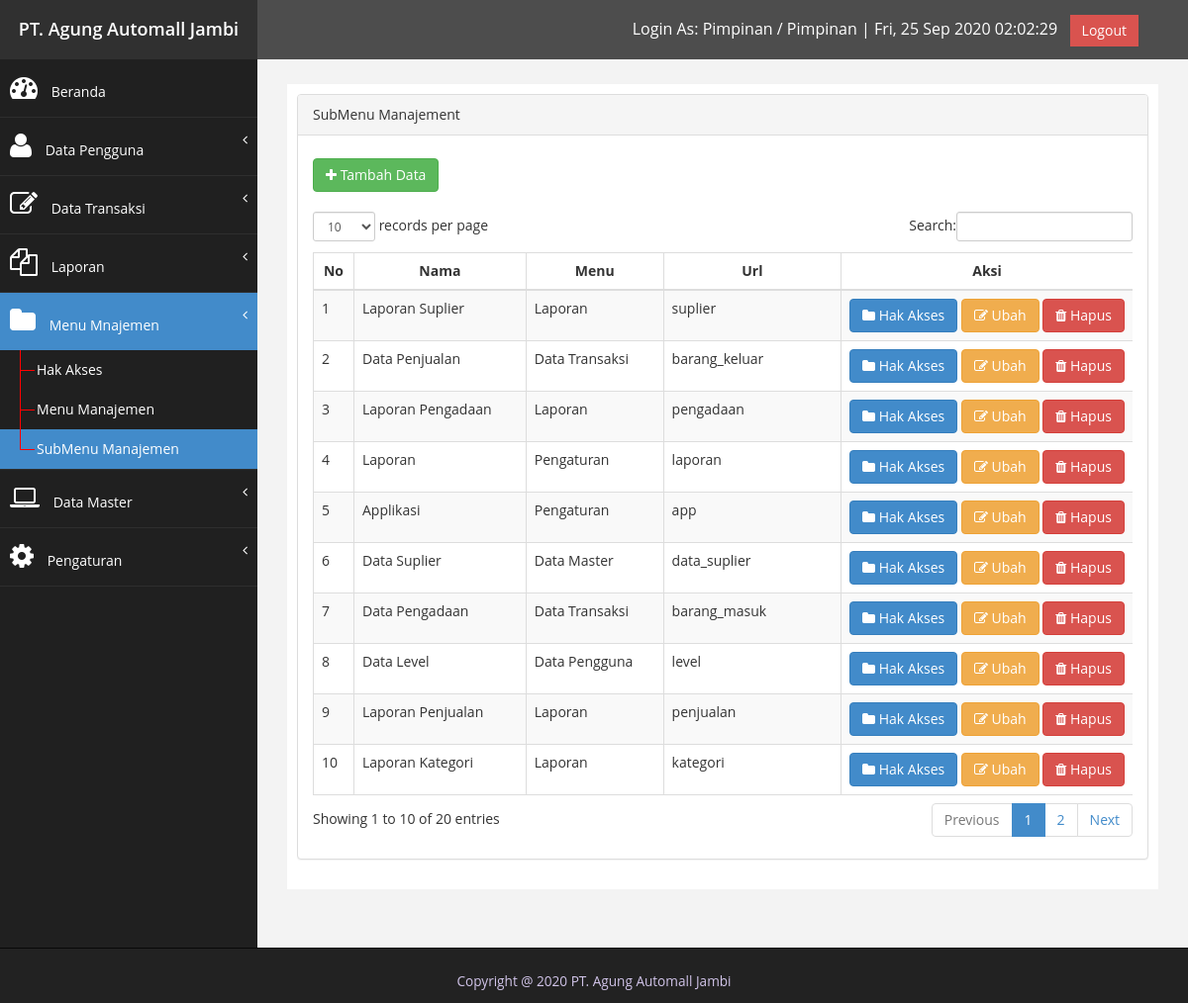
The app's page /index.php?page=menumanagement&submenu=submenumanagement (signed in) with its own data.
### tables this page shows
CREATE TABLE `tb_pengaturan` (
  `id_pengaturan` int(11) NOT NULL,
  `pengaturan_title` varchar(50) NOT NULL,
  `pengaturan_nilai` text NOT NULL,
  `pengaturan_deskripsi` text NOT NULL
);

CREATE TABLE `tb_user_menu_access` (
  `id` int(11) NOT NULL,
  `menu_id` int(11) NOT NULL,
  `id_user_level` int(11) NOT NULL
);

CREATE TABLE `tb_user_menu` (
  `user_menu_id` int(11) NOT NULL,
  `menu_title` varchar(128) NOT NULL,
  `icon` varchar(255) NOT NULL,
  `menu_url` varchar(50) NOT NULL
);

CREATE TABLE `tb_user_sub_menu_access` (
  `id` int(11) NOT NULL,
  `sub_menu_id` int(11) NOT NULL,
  `id_user_level` int(11) NOT NULL
);

CREATE TABLE `tb_user_sub_menu` (
  `id` int(11) NOT NULL,
  `menu_id` int(11) NOT NULL,
  `title` varchar(128) NOT NULL,
  `sub_menu_url` varchar(50) NOT NULL,
  `file` varchar(255) NOT NULL
);

### config.php (called while the page is built, shortened)
<?php
$database_host = "localhost";
$database_user = "root";
$database_pass = "";
$database_dbna = "db_pos_bengkel";
$koneksi = mysqli_connect($database_host, $database_user, $database_pass, $database_dbna);
function query($query)
{
    global $koneksi;
    $result = mysqli_query($koneksi, $query);
    if ($result) {
        if ($result->num_rows > 0) {
            $rows = [];
            while ($row = mysqli_fetch_array($result, MYSQLI_ASSOC)) {
                $rows[] = $row;
            }
            return $rows;
        } else return false;
    } else return false;
}
$_settingApplication = query("SELECT * FROM tb_pengaturan");
$tools['page_title'] = "PT. Agung Automall Jambi";
$tools['copyright'] = 2020;
$tools['developer'] = true;
$_settingDetail = [];
foreach ($_settingApplication as $set) {
    $pengaturan = $set['pengaturan_title'];
    if ($pengaturan == 'laporan') {
        $_settingDetail['laporan'] = $set;
    } elseif ($pengaturan == 'nama_perusahaan') {
        $_settingDetail['nama_perusahaan'] = $set;
        $tools['page_title'] = $set['pengaturan_nilai'];
    } elseif ($pengaturan == 'tahuncopyright') {
        $_settingDetail['tahuncopyright'] = $set;
        $tools['copyright'] = $set['pengaturan_nilai'];
    } elseif ($pengaturan == 'default_home') {
        $_settingDetail['default_home'] = $set;
    } elseif ($pengaturan == 'logo') {
        $_settingDetail['logo'] = $set;
        $tools['logo'] = $set['pengaturan_nilai'];
    } elseif ($pengaturan == 'pengembangan') {
        $_settingDetail['pengembangan'] = $set;
        $tools['pengembangan'] = $set['pengaturan_nilai'];
    }
}
if (isset($_GET['page'])) $page = $_GET['page'];
else $page = "";
if (isset($_GET['submenu'])) $submenu = $_GET['submenu'];
else $submenu = "";
$_baseurl = '?page=' . $page . '&submenu=' . $submenu;

### page/menu_management/submenu_management/display.php (the view)
<?php
$querybuilder = "SELECT * FROM
                tb_user_sub_menu
                INNER JOIN tb_user_menu
                ON tb_user_sub_menu.menu_id = tb_user_menu.user_menu_id ORDER BY tb_user_sub_menu.id DESC";
$data = query($querybuilder);
?>
<div class="panel panel-default">
    <div class="panel-heading">
        SubMenu Manajement
    </div>
    <div class="panel-body">
        <?php if ($_settingDetail['pengembangan']['pengaturan_nilai']) : ?>
            <div class="row">
                <div class="container-fluid">
                    <div class="col"><a href="<?= $_baseurl; ?>&aksi=tambah" class="btn btn-success" style="margin-top: 8px;"><i class="fa fa-plus"></i> Tambah Data</a></div>
                    <br>
                </div>
            </div>
        <?php endif; ?>
        <div class="row">
            <div class="col">
                <div class="container-fluid">
                    <div class="table-responsive">
                        <table class="table table-striped table-bordered table-hover" id="dataTables-example">
                            <thead>
                                <tr>
                                    <th style="text-align:center" width="25px">No</th>
                                    <th style="text-align:center">Nama</th>
                                    <th style="text-align:center">Menu</th>
                                    <th style="text-align:center">Url</th>
                                    <th style="text-align:center" width="200px">Aksi</th>
                                </tr>
                            </thead>
                            <tbody>
                                <?php $nomor = 0;
                                if ($data) :
                                    foreach ($data as $d) : ?>
                                        <tr>
                                            <td><?= ++$nomor; ?></td>
                                            <td style="white-space:nowrap"><?= $d['title']; ?></td>
                                            <td style="white-space:nowrap"><?= $d['menu_title']; ?></td>
                                            <td style="white-space:nowrap"><?= $d['sub_menu_url']; ?></td>
                                            <td style="white-space:nowrap">
                                                <a href="<?= $_baseurl; ?>&aksi=hakakses&id=<?= $d['id']; ?>" class="btn btn-primary"><i class="fa fa-folder"></i> Hak Akses</a>
                                                <?php if ($_settingDetail['pengembangan']['pengaturan_nilai']) : ?>
                                                    <a href="<?= $_baseurl; ?>&aksi=ubah&id=<?= $d['id']; ?>" class="btn btn-warning"><i class="fa fa-edit"></i> Ubah</a>
                                                    <a onclick="return confirm('Anda yakin ingin menghapus?')" href="<?= $_baseurl; ?>&aksi=hapus&id=<?= $d['id']; ?>" class="btn btn-danger"><i class="fa fa-trash"></i> Hapus</a>
                                                <?php endif; ?>
                                            </td>
                                        </tr>
                                <?php endforeach;
                                endif; ?>
                            </tbody>
                        </table>
                    </div>
                </div>
            </div>
        </div>
    </div>
</div>

### index.php (shortened to what this page needs)
<?php
include "config.php";
$level        = $_SESSION['user']['level'];
$menus        = query("SELECT * FROM tb_user_menu_access
        INNER JOIN tb_user_menu
        ON    tb_user_menu_access.menu_id       = tb_user_menu.user_menu_id
        WHERE tb_user_menu_access.id_user_level = '$level'
");
if ($menus) {
    for ($i = 0; $i < count($menus); $i++) {
        $id = $menus[$i]['menu_id'];
        $menus[$i]['sub_menu'] = query("SELECT * FROM tb_user_sub_menu_access
            INNER JOIN tb_user_sub_menu
            ON    tb_user_sub_menu_access.sub_menu_id   = tb_user_sub_menu.id
            WHERE tb_user_sub_menu_access.id_user_level = '$level'
            AND tb_user_sub_menu.menu_id='$id'
        ");
        $menus[$i]['active'] = false;
        if ($menus[$i]['sub_menu']) {
            for ($j = 0; $j < count($menus[$i]['sub_menu']); $j++) {
                $menus[$i]['sub_menu'][$j]['url_act'] = "?page=" . $menus[$i]['menu_url'] . "&submenu=" . $menus[$i]['sub_menu'][$j]['sub_menu_url'];
                if ($menus[$i]['menu_url'] . $menus[$i]['sub_menu'][$j]['sub_menu_url'] == ($page . $submenu)) {
                    $display_page                        = $menus[$i]['sub_menu'][$j]['file'];
                    $menus[$i]['sub_menu'][$j]['active'] = true;
                    $menus[$i]['active']                 = true;
                } else {
                    $menus[$i]['sub_menu'][$j]['active'] = false;
                }
            }
            $menus[$i]['visible'] = true;
        } else {
            $menus[$i]['visible'] = false;
            $menus[$i]['active'] = false;
        }
    }
}
?>
<!DOCTYPE html>
<html xmlns="http://www.w3.org/1999/xhtml">
<head>
    <link href="assets/css/bootstrap.css" rel="stylesheet" />
    <link href="assets/css/font-awesome.css" rel="stylesheet" />
    <link href="assets/js/dataTables/dataTables.bootstrap.css" rel="stylesheet" />
    <link href="assets/css/custom.css" rel="stylesheet" />
</head>
<body>
    <div id="wrapper">
        <nav class="navbar navbar-default navbar-cls-top " role="navigation" style="margin-bottom: 0">
            <div class="navbar-header">
                <div class="navbar-bg text-tengah">
                    <a class="navbar-merek" href="index.php"><?= $tools['page_title']; ?></a>
                </div>
            </div>
            <div style="color: white; padding  : 15px 50px 5px 50px;float    : right; font-size: 16px;">
                <span>Login As: <?= $_SESSION['user']['level_title']; ?> / <?= $_SESSION['user']['nama']; ?> |</span>
                <span id="clockTopbar"></span> &nbsp;
                <a href="logout.php" class="btn btn-danger square-btn-adjust">Logout</a>
            </div>
        </nav>
        <nav class="navbar-default navbar-side" role="navigation">
            <div class="sidebar-collapse">
                <ul class="nav" id="main-menu">
                    <li>
                        <?php
                        if ($page === "") echo '<a href="index.php" class="bg-primary"><i class="fa fa-dashboard fa-2x"></i> Beranda</a>';
                        else echo '<a href="index.php"><i class="fa fa-dashboard fa-2x"></i> Beranda</a>';
                        ?>
                    </li>
                    <?php if ($menus) {
                        foreach ($menus as $menu) {
                            if ($menu['visible']) {
                                echo '<li>';
                                if ($menu['active']) {
                                    echo '
                                <a  href  = "#" class="bg-primary"><i class = "' . $menu["icon"] . '"></i> ' . $menu["menu_title"] . '<span class = "fa arrow"></span></a>
                                <ul class = "nav nav-second-level collapse in" aria-expanded = "true" style= "">
                                ';
                                } else {
                                    echo '
                                <a  href  = "#"><i class = "' . $menu["icon"] . '"></i> ' . $menu["menu_title"] . '<span class = "fa arrow"></span></a>
                                <ul class = "nav nav-second-level">
                                ';
                                }
                                if ($menu['sub_menu']) {
                                    foreach ($menu['sub_menu'] as $nav_submenu) {
                                        if ($nav_submenu['active']) echo '<li><a href="' . $nav_submenu['url_act'] . '" class="bg-primary"></i> ' . $nav_submenu['title'] . '</a></li>';
                                        else  echo '<li><a href="' . $nav_submenu['url_act'] . '"></i> ' . $nav_submenu['title'] . '</a></li>';
                                    }
                                }
                                echo '</ul>';
                                echo '</li>';
                            }
                        }
                    } ?>
                </ul>
            </div>
        </nav>
        <div id="page-wrapper">
            <div id="page-inner">
                <div class="row">
                    <div class="col-md-12">
                        <?php
                        if (file_exists($display_page)) include $display_page;
                        else include "page/error.php";
                        ?>
                    </div>
                </div>
            </div>
        </div>
    </div>
    <div class="navbar navbar-inverse navbar-fixed-bottom footer-bottom">
        <div class="container text-center">
            <p class="text-center" style="color: #D1C4E9;"><small>Copyright @ <?= $tools['copyright'] . " " . $tools['page_title']; ?></p>
        </div>
</body>
</html>

### assets/css/custom.css (style rules this page uses)
body { font-family: 'Open Sans', sans-serif; }
#wrapper { width: 100%; background:#202020; }
#page-wrapper { padding: 15px 15px; min-height: 600px; background:#F3F3F3; }
#page-inner { width:100%; margin:10px 20px 10px 0px; background-color:#fff!important; padding:10px; margin-bottom: 100px; }
.text-center { text-align:center; }
.square-btn-adjust { border: 0px solid transparent; -webkit-border-radius: 0px; -moz-border-radius: 0px; border-radius: 0px; }
p { font-size:16px; line-height:25px; padding-top:20px; }
.arrow { float: right; }
.fa.arrow:before { content: "\f104"; }
.nav-second-level li, .nav-third-level li { border-bottom: none !important; }
.nav-second-level li a { padding-left: 37px; }
.sidebar-collapse , .sidebar-collapse .nav { background:none; }
.sidebar-collapse .nav { padding:0; }
.sidebar-collapse .nav > li > a { color:#fff; text-shadow:none; }
.sidebar-collapse > .nav > li > a { padding:15px 10px; }
.sidebar-collapse > .nav > li { border-bottom: 1px solid rgba(107, 108, 109, 0.19); }
.nav-second-level > li > a:before , .nav-third-level > li > a:before { content:""; display:block; position:absolute; left:20px; width:15px; height:1px; background:#ff0000; top:20px; }
.nav-second-level > li > a:after, .nav-third-level > li > a:after { content:""; display:block; position:absolute; left:20px; width:1px; height:100%; background:#ff0000; top:0px; z-index:10; }
.nav-second-level > li:last-child > a:after, .nav-third-level > li:last-child > a:after { height:50%; }
.navbar-side { border:none; background-color: #202020; }
.navbar-cls-top { background:#4D4D4D; border-bottom:none; }
.navbar-default { border:0px solid black; }
.navbar-header { background: #A70303; }
.nav > li > a > i { margin-right:10px; }
@media (min-width:768px) { #page-wrapper { margin: 0 0 0 260px; padding: 15px 30px; } }
@media (min-width:768px) { .navbar-side { z-index: 1; position: absolute; width: 260px; } }
@media (min-width:768px) { .navbar { border-radius: 0px; } }

### index.php (style rules this page uses)
.navbar-bg { display: flex; justify-content: center; align-items: center; height: 60px; background-color: #303030; width: 260px; }
.navbar-merek { color: #fff; font-size: 18px; font-weight: 600; }

### records on screen
tb_pengaturan: pengaturan_nilai "PT. Agung Automall Jambi"
tb_user_menu_access: menu.menu_title "Data Pengguna"
tb_user_menu_access: menu.menu_title "Data Transaksi"
tb_user_menu_access: menu.menu_title "Laporan"
tb_user_menu_access: menu.menu_title "Menu Mnajemen"
tb_user_sub_menu_access: sub_menu.title "Hak Akses"
tb_user_sub_menu_access: sub_menu.title "Menu Manajemen"
tb_user_sub_menu_access: sub_menu.title "SubMenu Manajemen"
tb_user_menu_access: menu.menu_title "Data Master"
tb_user_menu_access: menu.menu_title "Pengaturan"
tb_user_sub_menu: title "Laporan Suplier", menu.menu_title "Laporan", sub_menu_url "suplier"
tb_user_sub_menu: title "Data Penjualan", menu.menu_title "Data Transaksi", sub_menu_url "barang_keluar"
tb_user_sub_menu: title "Laporan Pengadaan", menu.menu_title "Laporan", sub_menu_url "pengadaan"
tb_user_sub_menu: title "Laporan", menu.menu_title "Pengaturan", sub_menu_url "laporan"
tb_user_sub_menu: title "Applikasi", menu.menu_title "Pengaturan", sub_menu_url "app"
tb_user_sub_menu: title "Data Suplier", menu.menu_title "Data Master", sub_menu_url "data_suplier"
tb_user_sub_menu: title "Data Pengadaan", menu.menu_title "Data Transaksi", sub_menu_url "barang_masuk"
tb_user_sub_menu: title "Data Level", menu.menu_title "Data Pengguna", sub_menu_url "level"
tb_user_sub_menu: title "Laporan Penjualan", menu.menu_title "Laporan", sub_menu_url "penjualan"
tb_user_sub_menu: title "Laporan Kategori", menu.menu_title "Laporan", sub_menu_url "kategori"

### other values on screen
$_SESSION['user']['level_title'] "Pimpinan"
$_SESSION['user']['nama'] "Pimpinan"
$tools['copyright'] "2020"
